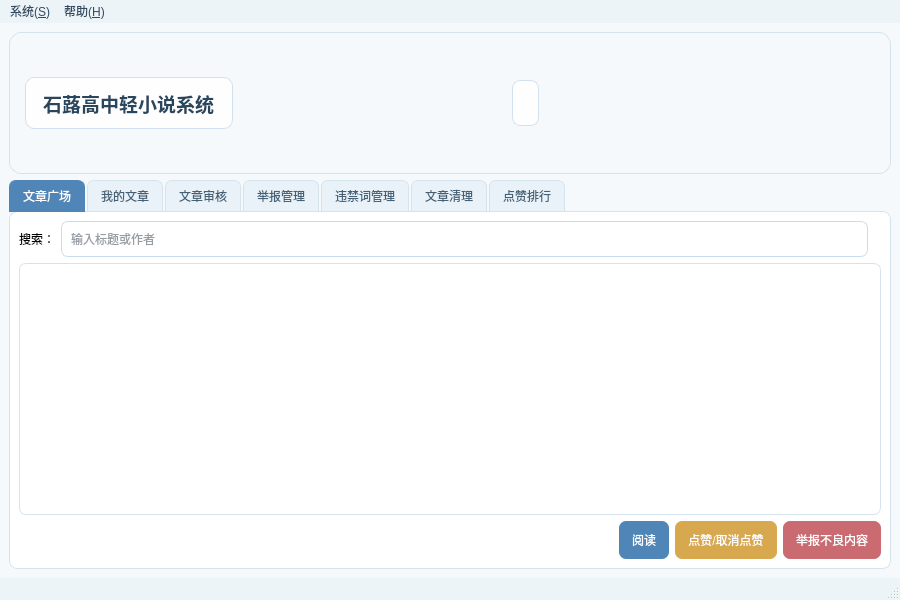
<?xml version="1.0" encoding="UTF-8"?>
<ui version="4.0">
 <class>MainWindow</class>
 <widget class="QMainWindow" name="MainWindow">
  <property name="geometry">
   <rect>
    <x>0</x>
    <y>0</y>
    <width>900</width>
    <height>600</height>
   </rect>
  </property>
  <property name="minimumSize">
   <size>
    <width>900</width>
    <height>600</height>
   </size>
  </property>
  <property name="windowTitle">
   <string>石蕗高中轻小说系统</string>
  </property>
  <property name="styleSheet">
   <string notr="true">QMainWindow#MainWindow {
    background-color: #F5F9FC;
    color: #2F3B46;
    font-family: &quot;Microsoft YaHei UI&quot;;
    font-size: 10pt;
}
QLabel#labelAppTitle {
    color: #29465F;
    background-color: rgba(255, 255, 255, 218);
    border: 1px solid rgba(201, 220, 235, 210);
    border-radius: 9px;
    padding: 8px 12px;
}
QLabel#labelCurrentUser {
    color: #3D566C;
    background-color: rgba(255, 255, 255, 220);
    border: 1px solid rgba(201, 220, 235, 210);
    border-radius: 8px;
    padding: 6px 9px;
}
QTabWidget::pane {
    background-color: #FFFFFF;
    border: 1px solid #D5E3ED;
    border-radius: 8px;
    top: -1px;
}
QTabBar::tab {
    background-color: #E9F2F8;
    color: #466176;
    border: 1px solid #D5E3ED;
    padding: 8px 13px;
    margin-right: 2px;
    border-top-left-radius: 7px;
    border-top-right-radius: 7px;
}
QTabBar::tab:hover {
    background-color: #DCEBF5;
}
QTabBar::tab:selected {
    background-color: #4F86B7;
    color: white;
    border-color: #4F86B7;
}
QLineEdit, QComboBox, QDateEdit {
    background-color: #FFFFFF;
    color: #2F3B46;
    border: 1px solid #C9DCEB;
    border-radius: 7px;
    padding: 5px 7px;
    min-height: 24px;
    selection-background-color: #8DB7D8;
}
QLineEdit:focus, QComboBox:focus, QDateEdit:focus {
    border: 1px solid #6D9FC7;
}
QTableView, QListWidget {
    background-color: #FFFFFF;
    alternate-background-color: #F8FBFD;
    color: #2F3B46;
    border: 1px solid #D5E3ED;
    border-radius: 7px;
    gridline-color: #E5EDF3;
    selection-background-color: #BFD8EA;
    selection-color: #243746;
    outline: 0;
}
QHeaderView::section {
    background-color: #E7F0F7;
    color: #3E5B72;
    border: none;
    border-right: 1px solid #D2E1EB;
    border-bottom: 1px solid #CBDCE8;
    padding: 7px;
    font-weight: 600;
}
QPushButton {
    background-color: #4F86B7;
    color: white;
    border: none;
    border-radius: 7px;
    padding: 6px 13px;
    min-height: 26px;
}
QPushButton:hover {
    background-color: #3F739F;
}
QPushButton:pressed {
    background-color: #345F84;
}
QPushButton:disabled {
    background-color: #CFD9E0;
    color: #8695A1;
}
QPushButton#btnLike {
    background-color: #D8A84F;
}
QPushButton#btnLike:hover {
    background-color: #C4943C;
}
QPushButton#btnReport,
QPushButton#btnReject,
QPushButton#btnWithdraw,
QPushButton#btnWithdrawByReport,
QPushButton#btnCleanDelete,
QPushButton#btnDeleteWord {
    background-color: #C96B70;
}
QPushButton#btnReport:hover,
QPushButton#btnReject:hover,
QPushButton#btnWithdraw:hover,
QPushButton#btnWithdrawByReport:hover,
QPushButton#btnCleanDelete:hover,
QPushButton#btnDeleteWord:hover {
    background-color: #B8585E;
}
QMenuBar {
    background-color: #EDF4F8;
    color: #324B60;
}
QMenuBar::item:selected, QMenu::item:selected {
    background-color: #CFE2F0;
}
QStatusBar {
    background-color: #EDF4F8;
    color: #536B7D;
}</string>
  </property>
  <widget class="QWidget" name="centralwidget">
   <layout class="QVBoxLayout" name="verticalLayout">
    <item>
     <widget class="QFrame" name="headerFrame">
      <property name="minimumSize">
       <size>
        <width>0</width>
        <height>142</height>
       </size>
      </property>
      <property name="maximumSize">
       <size>
        <width>16777215</width>
        <height>142</height>
       </size>
      </property>
      <property name="styleSheet">
       <string notr="true">QFrame#headerFrame {
    background: qlineargradient(x1:0, y1:0, x2:1, y2:0,
                                stop:0 #FFF8F2, stop:0.48 #F7FAFD, stop:1 #EEF5FC);
    border: 1px solid #D5E3ED;
    border-radius: 12px;
    padding: 6px;
}</string>
      </property>
      <property name="frameShape">
       <enum>QFrame::Shape::StyledPanel</enum>
      </property>
      <property name="frameShadow">
       <enum>QFrame::Shadow::Raised</enum>
      </property>
      <layout class="QHBoxLayout" name="horizontalLayout">
       <item>
        <widget class="QLabel" name="labelAppTitle">
         <property name="sizePolicy">
          <sizepolicy hsizetype="Preferred" vsizetype="Fixed">
           <horstretch>0</horstretch>
           <verstretch>0</verstretch>
          </sizepolicy>
         </property>
         <property name="maximumSize">
          <size>
           <width>16777215</width>
           <height>52</height>
          </size>
         </property>
         <property name="font">
          <font>
           <pointsize>14</pointsize>
           <bold>true</bold>
          </font>
         </property>
         <property name="text">
          <string>石蕗高中轻小说系统</string>
         </property>
        </widget>
       </item>
       <item>
        <spacer name="horizontalSpacer">
         <property name="orientation">
          <enum>Qt::Orientation::Horizontal</enum>
         </property>
         <property name="sizeHint" stdset="0">
          <size>
           <width>40</width>
           <height>20</height>
          </size>
         </property>
        </spacer>
       </item>
       <item>
        <widget class="QLabel" name="labelCurrentUser">
         <property name="sizePolicy">
          <sizepolicy hsizetype="Preferred" vsizetype="Fixed">
           <horstretch>0</horstretch>
           <verstretch>0</verstretch>
          </sizepolicy>
         </property>
         <property name="maximumSize">
          <size>
           <width>16777215</width>
           <height>46</height>
          </size>
         </property>
         <property name="text">
          <string/>
         </property>
        </widget>
       </item>
       <item>
        <widget class="QLabel" name="labelHeaderMascots">
         <property name="minimumSize">
          <size>
           <width>330</width>
           <height>127</height>
          </size>
         </property>
         <property name="maximumSize">
          <size>
           <width>330</width>
           <height>127</height>
          </size>
         </property>
         <property name="text">
          <string/>
         </property>
         <property name="pixmap">
          <pixmap resource="decorations.qrc">:/decor/mascot_trio.png</pixmap>
         </property>
         <property name="scaledContents">
          <bool>true</bool>
         </property>
         <property name="alignment">
          <set>Qt::AlignmentFlag::AlignCenter</set>
         </property>
        </widget>
       </item>
      </layout>
     </widget>
    </item>
    <item>
     <widget class="QTabWidget" name="tabWidget">
      <property name="currentIndex">
       <number>0</number>
      </property>
      <widget class="QWidget" name="tabPublic">
       <attribute name="title">
        <string>文章广场</string>
       </attribute>
       <layout class="QVBoxLayout" name="verticalLayout_2">
        <item>
         <layout class="QHBoxLayout" name="horizontalLayout_2">
          <item>
           <widget class="QLabel" name="labelSearch">
            <property name="text">
             <string>搜索：</string>
            </property>
           </widget>
          </item>
          <item>
           <widget class="QLineEdit" name="editPublicSearch">
            <property name="placeholderText">
             <string>输入标题或作者</string>
            </property>
           </widget>
          </item>
          <item>
           <widget class="QLabel" name="labelPublicCount">
            <property name="text">
             <string/>
            </property>
           </widget>
          </item>
         </layout>
        </item>
        <item>
         <widget class="QTableView" name="tablePublic"/>
        </item>
        <item>
         <layout class="QHBoxLayout" name="horizontalLayout_3">
          <item>
           <spacer name="horizontalSpacer_2">
            <property name="orientation">
             <enum>Qt::Orientation::Horizontal</enum>
            </property>
            <property name="sizeHint" stdset="0">
             <size>
              <width>40</width>
              <height>20</height>
             </size>
            </property>
           </spacer>
          </item>
          <item>
           <widget class="QPushButton" name="btnRead">
            <property name="text">
             <string>阅读</string>
            </property>
           </widget>
          </item>
          <item>
           <widget class="QPushButton" name="btnLike">
            <property name="text">
             <string>点赞/取消点赞</string>
            </property>
           </widget>
          </item>
          <item>
           <widget class="QPushButton" name="btnReport">
            <property name="text">
             <string>举报不良内容</string>
            </property>
           </widget>
          </item>
         </layout>
        </item>
       </layout>
      </widget>
      <widget class="QWidget" name="tabMine">
       <attribute name="title">
        <string>我的文章</string>
       </attribute>
       <layout class="QVBoxLayout" name="verticalLayout_3">
        <item>
         <widget class="QTableView" name="tableMine"/>
        </item>
        <item>
         <layout class="QHBoxLayout" name="horizontalLayout_4">
          <item>
           <spacer name="horizontalSpacer_3">
            <property name="orientation">
             <enum>Qt::Orientation::Horizontal</enum>
            </property>
            <property name="sizeHint" stdset="0">
             <size>
              <width>40</width>
              <height>20</height>
             </size>
            </property>
           </spacer>
          </item>
          <item>
           <widget class="QPushButton" name="btnNewArticle">
            <property name="text">
             <string>新建文章</string>
            </property>
           </widget>
          </item>
          <item>
           <widget class="QPushButton" name="btnEditArticle">
            <property name="text">
             <string>修改选中文章</string>
            </property>
           </widget>
          </item>
          <item>
           <widget class="QPushButton" name="btnPreviewMine">
            <property name="text">
             <string>预览</string>
            </property>
           </widget>
          </item>
         </layout>
        </item>
       </layout>
      </widget>
      <widget class="QWidget" name="tabReview">
       <attribute name="title">
        <string>文章审核</string>
       </attribute>
       <layout class="QVBoxLayout" name="verticalLayout_4">
        <item>
         <layout class="QHBoxLayout" name="horizontalLayout_5">
          <item>
           <widget class="QLabel" name="labelReviewStatus">
            <property name="text">
             <string>状态：</string>
            </property>
           </widget>
          </item>
          <item>
           <widget class="QComboBox" name="comboReviewStatus">
            <item>
             <property name="text">
              <string>全部</string>
             </property>
            </item>
            <item>
             <property name="text">
              <string>待审核</string>
             </property>
            </item>
            <item>
             <property name="text">
              <string>已公开</string>
             </property>
            </item>
            <item>
             <property name="text">
              <string>已驳回</string>
             </property>
            </item>
            <item>
             <property name="text">
              <string>已撤回</string>
             </property>
            </item>
           </widget>
          </item>
         </layout>
        </item>
        <item>
         <widget class="QTableView" name="tableReview"/>
        </item>
        <item>
         <layout class="QHBoxLayout" name="horizontalLayout_6">
          <item>
           <spacer name="horizontalSpacer_4">
            <property name="orientation">
             <enum>Qt::Orientation::Horizontal</enum>
            </property>
            <property name="sizeHint" stdset="0">
             <size>
              <width>40</width>
              <height>20</height>
             </size>
            </property>
           </spacer>
          </item>
          <item>
           <widget class="QPushButton" name="btnReviewRead">
            <property name="text">
             <string>预览</string>
            </property>
           </widget>
          </item>
          <item>
           <widget class="QPushButton" name="btnApprove">
            <property name="text">
             <string>审核通过</string>
            </property>
           </widget>
          </item>
          <item>
           <widget class="QPushButton" name="btnReject">
            <property name="text">
             <string>驳回</string>
            </property>
           </widget>
          </item>
          <item>
           <widget class="QPushButton" name="btnWithdraw">
            <property name="text">
             <string>撤回公开文章</string>
            </property>
           </widget>
          </item>
         </layout>
        </item>
       </layout>
      </widget>
      <widget class="QWidget" name="tabReports">
       <attribute name="title">
        <string>举报管理</string>
       </attribute>
       <layout class="QVBoxLayout" name="verticalLayout_5">
        <item>
         <layout class="QHBoxLayout" name="horizontalLayout_7">
          <item>
           <widget class="QLabel" name="labelReportStatus">
            <property name="text">
             <string>状态：</string>
            </property>
           </widget>
          </item>
          <item>
           <widget class="QComboBox" name="comboReportStatus">
            <item>
             <property name="text">
              <string>待处理</string>
             </property>
            </item>
            <item>
             <property name="text">
              <string>已处理</string>
             </property>
            </item>
            <item>
             <property name="text">
              <string>全部</string>
             </property>
            </item>
           </widget>
          </item>
         </layout>
        </item>
        <item>
         <widget class="QTableView" name="tableReports"/>
        </item>
        <item>
         <layout class="QHBoxLayout" name="horizontalLayout_8">
          <item>
           <spacer name="horizontalSpacer_5">
            <property name="orientation">
             <enum>Qt::Orientation::Horizontal</enum>
            </property>
            <property name="sizeHint" stdset="0">
             <size>
              <width>40</width>
              <height>20</height>
             </size>
            </property>
           </spacer>
          </item>
          <item>
           <widget class="QPushButton" name="btnReportRead">
            <property name="text">
             <string>查看被举报文章</string>
            </property>
           </widget>
          </item>
          <item>
           <widget class="QPushButton" name="btnHandleReport">
            <property name="text">
             <string>标记已处理</string>
            </property>
           </widget>
          </item>
          <item>
           <widget class="QPushButton" name="btnWithdrawByReport">
            <property name="text">
             <string>撤回文章并处理</string>
            </property>
           </widget>
          </item>
         </layout>
        </item>
       </layout>
      </widget>
      <widget class="QWidget" name="tabWords">
       <attribute name="title">
        <string>违禁词管理</string>
       </attribute>
       <layout class="QVBoxLayout" name="verticalLayout_6">
        <item>
         <layout class="QHBoxLayout" name="horizontalLayout_9">
          <item>
           <widget class="QLineEdit" name="editNewWord">
            <property name="placeholderText">
             <string>输入一个新违禁词</string>
            </property>
           </widget>
          </item>
          <item>
           <widget class="QPushButton" name="btnAddWord">
            <property name="text">
             <string>添加</string>
            </property>
           </widget>
          </item>
         </layout>
        </item>
        <item>
         <widget class="QListWidget" name="listWords"/>
        </item>
        <item>
         <widget class="QPushButton" name="btnDeleteWord">
          <property name="text">
           <string>删除选中词</string>
          </property>
         </widget>
        </item>
       </layout>
      </widget>
      <widget class="QWidget" name="tabCleanup">
       <attribute name="title">
        <string>文章清理</string>
       </attribute>
       <layout class="QVBoxLayout" name="verticalLayout_7">
        <item>
         <layout class="QHBoxLayout" name="horizontalLayout_10">
          <item>
           <widget class="QLabel" name="labelCleanBefore">
            <property name="text">
             <string>更新时间早于：</string>
            </property>
           </widget>
          </item>
          <item>
           <widget class="QDateEdit" name="editCleanBefore">
            <property name="displayFormat">
             <string>yyyy-MM-dd</string>
            </property>
            <property name="calendarPopup">
             <bool>true</bool>
            </property>
           </widget>
          </item>
          <item>
           <widget class="QLabel" name="labelCleanStatus">
            <property name="text">
             <string>状态：</string>
            </property>
           </widget>
          </item>
          <item>
           <widget class="QComboBox" name="comboCleanStatus">
            <item>
             <property name="text">
              <string>全部</string>
             </property>
            </item>
            <item>
             <property name="text">
              <string>待审核</string>
             </property>
            </item>
            <item>
             <property name="text">
              <string>已公开</string>
             </property>
            </item>
            <item>
             <property name="text">
              <string>已驳回</string>
             </property>
            </item>
            <item>
             <property name="text">
              <string>已撤回</string>
             </property>
            </item>
           </widget>
          </item>
          <item>
           <widget class="QLabel" name="labelCleanAuthor">
            <property name="text">
             <string>作者：</string>
            </property>
           </widget>
          </item>
          <item>
           <widget class="QLineEdit" name="editCleanAuthor">
            <property name="placeholderText">
             <string>输入作者姓名（留空为全部）</string>
            </property>
           </widget>
          </item>
          <item>
           <spacer name="horizontalSpacer_6">
            <property name="orientation">
             <enum>Qt::Orientation::Horizontal</enum>
            </property>
            <property name="sizeHint" stdset="0">
             <size>
              <width>40</width>
              <height>20</height>
             </size>
            </property>
           </spacer>
          </item>
          <item>
           <widget class="QLabel" name="labelCleanCount">
            <property name="text">
             <string/>
            </property>
           </widget>
          </item>
         </layout>
        </item>
        <item>
         <widget class="QTableView" name="tableCleanup"/>
        </item>
        <item>
         <layout class="QHBoxLayout" name="horizontalLayout_11">
          <item>
           <spacer name="horizontalSpacer_7">
            <property name="orientation">
             <enum>Qt::Orientation::Horizontal</enum>
            </property>
            <property name="sizeHint" stdset="0">
             <size>
              <width>40</width>
              <height>20</height>
             </size>
            </property>
           </spacer>
          </item>
          <item>
           <widget class="QPushButton" name="btnCleanDelete">
            <property name="text">
             <string>删除选中文章</string>
            </property>
           </widget>
          </item>
         </layout>
        </item>
       </layout>
      </widget>
      <widget class="QWidget" name="tabTopLiked">
       <attribute name="title">
        <string>点赞排行</string>
       </attribute>
       <layout class="QVBoxLayout" name="verticalLayout_top">
        <item>
         <widget class="QTableView" name="tableTopLiked"/>
        </item>
       </layout>
      </widget>
     </widget>
    </item>
   </layout>
  </widget>
  <widget class="QMenuBar" name="menubar">
   <property name="geometry">
    <rect>
     <x>0</x>
     <y>0</y>
     <width>900</width>
     <height>18</height>
    </rect>
   </property>
   <widget class="QMenu" name="menuSystem">
    <property name="title">
     <string>系统(&amp;S)</string>
    </property>
    <addaction name="actionSave"/>
    <addaction name="actionLogout"/>
    <addaction name="actionExit"/>
   </widget>
   <widget class="QMenu" name="menuHelp">
    <property name="title">
     <string>帮助(&amp;H)</string>
    </property>
    <addaction name="actionAbout"/>
   </widget>
   <addaction name="menuSystem"/>
   <addaction name="menuHelp"/>
  </widget>
  <widget class="QStatusBar" name="statusbar"/>
  <action name="actionSave">
   <property name="text">
    <string>立即保存</string>
   </property>
   <property name="shortcut">
    <string>Ctrl+S</string>
   </property>
  </action>
  <action name="actionLogout">
   <property name="text">
    <string>注销并退出</string>
   </property>
  </action>
  <action name="actionExit">
   <property name="text">
    <string>退出</string>
   </property>
   <property name="shortcut">
    <string>Ctrl+Q</string>
   </property>
  </action>
  <action name="actionAbout">
   <property name="text">
    <string>关于</string>
   </property>
  </action>
 </widget>
 <resources>
  <include location="decorations.qrc"/>
 </resources>
 <connections/>
</ui>
